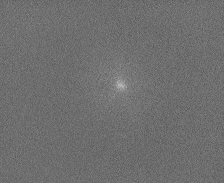
#> input picture tiffs/July24/highgain/100ms/ss_single_4.tiff, 224 x 183 px, found by its file name
$ python CmapTEST.py
#> lines starting #> are read from the running program, lines starting #| are printed output that depends on the picture
### auxiliar_scripts/general_tools.py
# -*- coding: utf-8 -*-
"""
Created on Mon Aug  5 13:32:00 2024

@author: usuario
"""


import os
import numpy as np
import matplotlib.pyplot as plt
from PIL import Image
import PIL


#DEFINING SOME CONVERSION CONSTANTS
deg_to_rad =  np.pi / 180


## FLUCTUATIONS IN e-'s READOUT
# [37 lines left out: functions statistics_avalanche, generate_gif, not called in this run]

def cmap_change(image, cmap, pct_max = 1, title = None):
    img_array = np.array(image)

    fig = plt.figure()
    if title != None:
        plt.title('{}'.format(title), fontsize = 18)
    img = plt.imshow(image, cmap = cmap, vmax = np.max(img_array) * pct_max)
    plt.colorbar(img)
    plt.tick_params(axis='both', which='major', labelsize = 13)
    plt.xlabel('X (px)', fontsize = 15)
    plt.ylabel('Y (px)', fontsize = 15)
    fig.tight_layout()

### auxiliar_scripts/CmapTEST.py
# -*- coding: utf-8 -*-
"""
Created on Tue Aug 20 10:43:20 2024

@author: usuario
"""

import numpy as np
import matplotlib.pyplot as plt
from PIL import Image
from optical_gain_tools import *
from general_tools import *

plt.close('all')

path = '../../Gain analysis/selected tracks/two tracks/ss_single_4.tiff'
pct = 1.1
img = Image.open(path)
#> img is the input picture: PIL image 224x183 I;16; min 81, max 186, mean 110.7

#img = BaselineSubstraction(img_, baseline = 111)
img_array = np.array(img)
row, col = np.unravel_index(np.argmax(img_array), img_array.shape)
#> row = 84; col = 121

plt.figure()
plt.imshow(img, cmap = 'seismic', vmax = np.max(img) * 1.1)
plt.plot(col, row, 'kx', lw  = 3)


cmap_change(img, 'seismic', pct_max = pct)
cmap_change(img, 'bwr', pct_max = pct)
cmap_change(img, 'jet', pct_max = pct)
cmap_change(img, 'RdBu', pct_max = pct)
cmap_change(img, 'Spectral', pct_max = pct)
cmap_change(img, 'brg', pct_max = pct)
cmap_change(img, 'Blues_r', pct_max = pct)
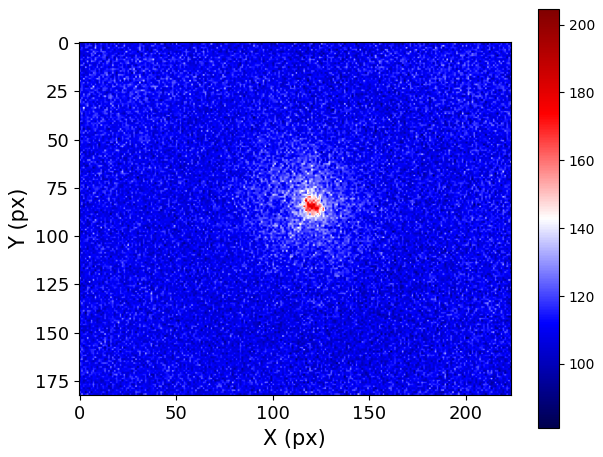
#> figure drawn by matplotlib, 2 panels
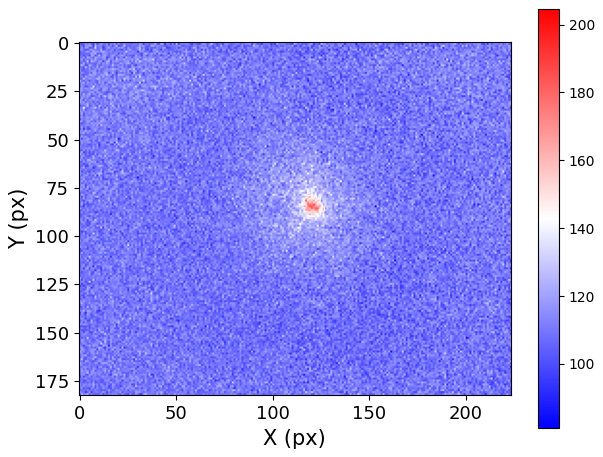
#> figure drawn by matplotlib, 2 panels
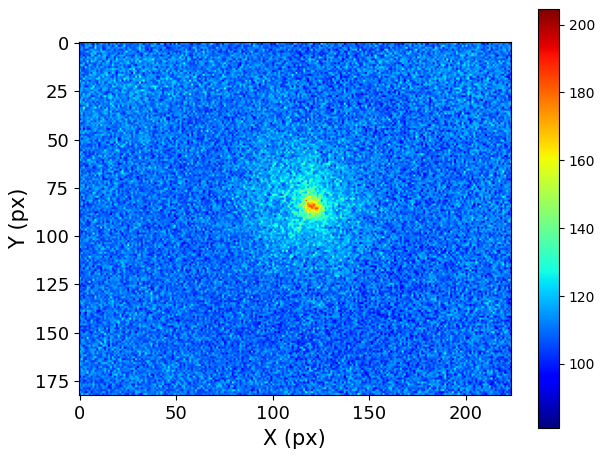
#> figure drawn by matplotlib, 2 panels
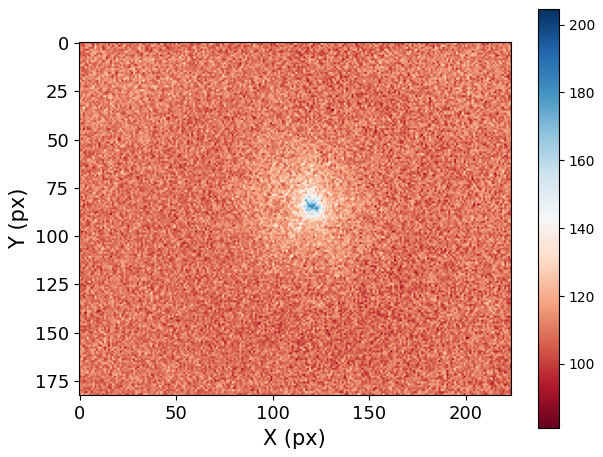
#> figure drawn by matplotlib, 2 panels
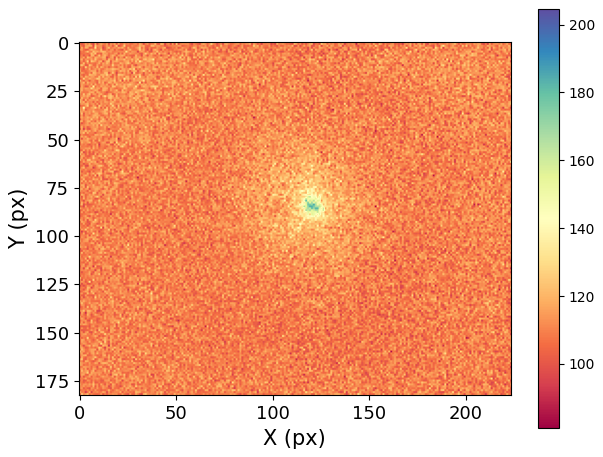
#> figure drawn by matplotlib, 2 panels
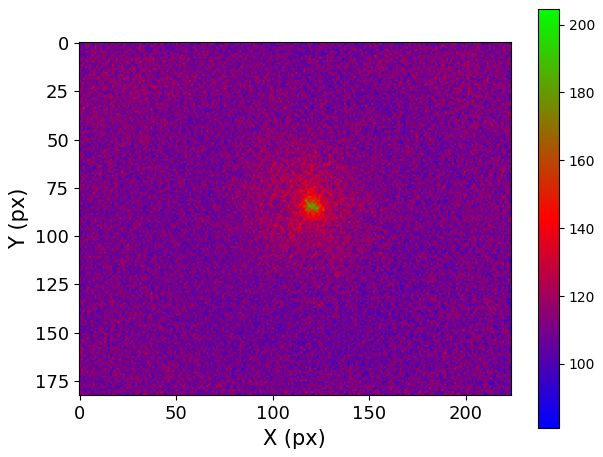
#> figure drawn by matplotlib, 2 panels
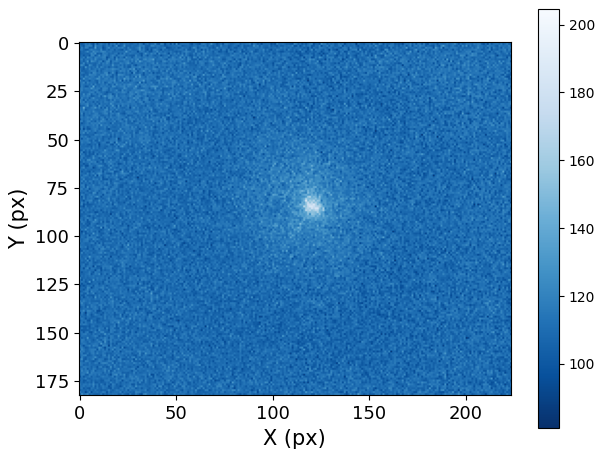
#> figure drawn by matplotlib, 2 panels

$ run again, with tiffs/July24/highgain/100ms/ss_single_3.tiff copied over tiffs/July24/highgain/100ms/ss_single_4.tiff
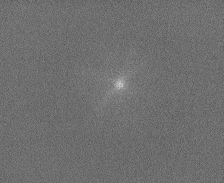
#> input picture tiffs/July24/highgain/100ms/ss_single_3.tiff, 224 x 183 px, found by its file name
#> img is the input picture: PIL image 224x183 I;16; min 82, max 207, mean 110.9
#> row = 83; col = 119
#> `cmap_change(img, 'Blues_r', pct_max = pct)`:
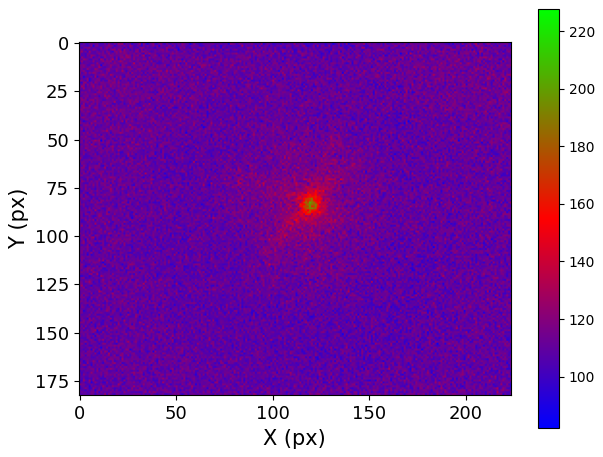
#> figure drawn by matplotlib, 2 panels
#> `cmap_change(img, 'Blues_r', pct_max = pct)`:
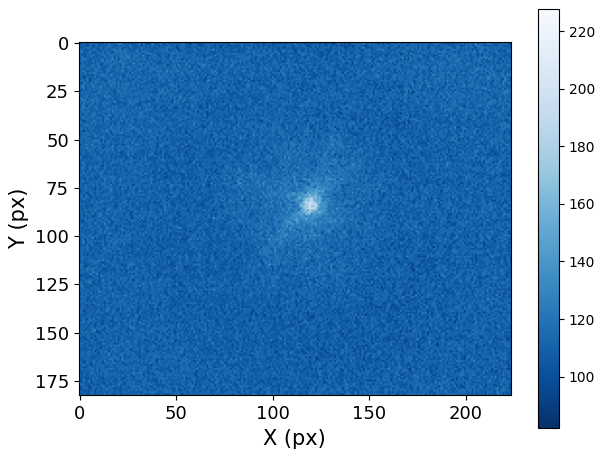
#> figure drawn by matplotlib, 2 panels
